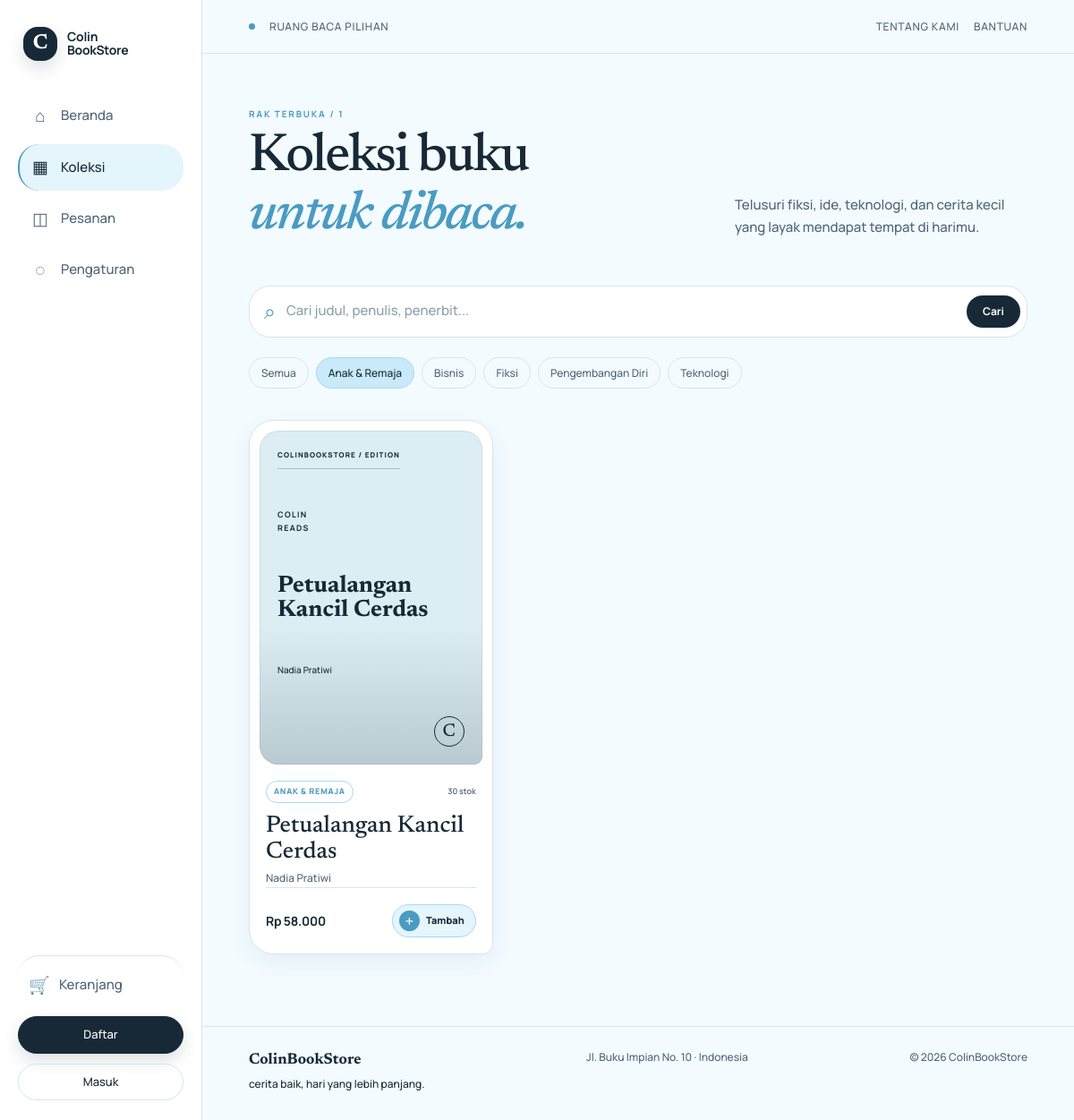
The page /buku.php?kategori=4 on the database its author committed.
### tables this page shows
CREATE TABLE kategori (
  id_kategori INT UNSIGNED AUTO_INCREMENT PRIMARY KEY,
  nama_kategori VARCHAR(100) NOT NULL UNIQUE
);

CREATE TABLE buku (
  id_buku INT UNSIGNED AUTO_INCREMENT PRIMARY KEY,
  id_kategori INT UNSIGNED NOT NULL,
  judul_buku VARCHAR(200) NOT NULL,
  penulis VARCHAR(150) NOT NULL,
  penerbit VARCHAR(150) NOT NULL,
  tahun_terbit YEAR NOT NULL,
  harga DECIMAL(12,2) UNSIGNED NOT NULL,
  stok INT UNSIGNED NOT NULL DEFAULT 0,
  deskripsi TEXT NOT NULL,
  gambar VARCHAR(255) DEFAULT NULL,
  created_at TIMESTAMP NOT NULL DEFAULT CURRENT_TIMESTAMP,
  INDEX idx_book_category (id_kategori),
  INDEX idx_book_title (judul_buku),
  CONSTRAINT fk_book_category FOREIGN KEY (id_kategori) REFERENCES kategori(id_kategori)
    ON UPDATE CASCADE ON DELETE RESTRICT
);

### includes/functions.php (called while the page is built, shortened)
<?php
function e(mixed $value): string
{
    return htmlspecialchars((string) $value, ENT_QUOTES, 'UTF-8');
}
function url(string $path = ''): string
{
    return BASE_URL . '/' . ltrim($path, '/');
}
function rupiah(float|int|string $amount): string
{
    return 'Rp ' . number_format((float) $amount, 0, ',', '.');
}

### buku.php (the view, shortened to what this page needs)
<?php
require_once __DIR__ . '/includes/functions.php';
$query = trim((string) ($_GET['q'] ?? ''));
$category = (int) ($_GET['kategori'] ?? 0);
$categories = $pdo->query('SELECT * FROM kategori ORDER BY nama_kategori')->fetchAll();
$where = [];
$params = [];
if ($category > 0) {
    $where[] = 'b.id_kategori = ?';
    $params[] = $category;
}
$sql = 'SELECT b.*, k.nama_kategori FROM buku b JOIN kategori k ON k.id_kategori = b.id_kategori';
if ($where) {
    $sql .= ' WHERE ' . implode(' AND ', $where);
}
$sql .= ' ORDER BY b.judul_buku ASC';
$statement = $pdo->prepare($sql);
$statement->execute($params);
$books = $statement->fetchAll();
require __DIR__ . '/includes/header.php';
?>
<section class="catalog-heading">
  <div>
<span class="eyebrow">RAK TERBUKA / <?= count($books) ?>
</span>
<h1>Koleksi buku<br>
<em>untuk dibaca.</em>
</h1>
</div>
  <p>Telusuri fiksi, ide, teknologi, dan cerita kecil yang layak mendapat tempat di harimu.</p>
</section>
<section class="catalog-toolbar">
  <form class="catalog-search" method="get" role="search">
    <span aria-hidden="true">⌕</span>
<input id="q" name="q" value="<?= e($query) ?>" placeholder="Cari judul, penulis, penerbit...">
<button type="submit">Cari</button>
  </form>
  <div class="filter-links" aria-label="Filter kategori">
    <a class="<?= $category === 0 ? 'is-selected' : '' ?>" href="<?= url('buku.php' . ($query ? '?q=' . urlencode($query) : '')) ?>">Semua</a>
    <?php foreach ($categories as $item): ?>
      <a class="<?= $category === (int) $item['id_kategori'] ? 'is-selected' : '' ?>" href="<?= url('buku.php?kategori=' . $item['id_kategori'] . ($query ? '&q=' . urlencode($query) : '')) ?>">
<?= e($item['nama_kategori']) ?>
</a>
    <?php endforeach; ?>
  </div>
</section>
<?php if ($books): ?>
  <div class="book-grid book-grid-catalog">
    <?php foreach ($books as $book): ?>
      <?php $returnTo = 'buku.php' . ($query ? '?q=' . urlencode($query) : ''); require __DIR__ . '/includes/book_card.php'; ?>
    <?php endforeach; ?>
  </div>
<?php endif; ?>
<?php require __DIR__ . '/includes/footer.php'; ?>

### includes/book_card.php (shortened to what this page needs)
<?php
$coverColor = ['cover-sky', 'cover-mist', 'cover-blue', 'cover-ice'][((int) $book['id_buku']) % 4];
?>
<article class="book-card">
  <a class="book-cover <?= $coverColor ?><?= !empty($book['gambar']) ? ' has-image' : '' ?>" href="<?= url('detail_buku.php?id=' . $book['id_buku']) ?>">
    <span class="book-cover-topline">COLINBOOKSTORE / EDITION</span>
    <?php if (!empty($book['gambar'])): ?>
      <img src="<?= url($book['gambar']) ?>" alt="Sampul <?= e($book['judul_buku']) ?>">
    <?php else: ?>
      <span class="cover-label">COLIN<br>READS</span>
      <strong>
<?= e($book['judul_buku']) ?>
</strong>
      <small>
<?= e($book['penulis']) ?>
</small>
    <?php endif; ?>
    <span class="book-cover-mark" aria-hidden="true">C</span>
  </a>
  <div class="book-card-copy">
    <div class="book-card-meta">
<span class="book-card-category">
<?= e($book['nama_kategori'] ?? 'Bacaan') ?>
</span>
<span class="book-card-stock">
<?= (int) $book['stok'] ?> stok</span>
</div>
    <h3>
<a href="<?= url('detail_buku.php?id=' . $book['id_buku']) ?>">
<?= e($book['judul_buku']) ?>
</a>
</h3>
    <p>
<?= e($book['penulis']) ?>
</p>
    <div class="book-card-bottom">
      <strong>
<?= rupiah($book['harga']) ?>
</strong>
      <?php if ((int) $book['stok'] > 0): ?>
        <form method="post" action="<?= url('cart_add.php') ?>">
          <button class="book-add-button" type="submit" aria-label="Tambah <?= e($book['judul_buku']) ?> ke keranjang">
            <span class="book-add-icon" aria-hidden="true">+</span>
            <span>Tambah</span>
          </button>
        </form>
      <?php else: ?>
        <span class="out-label">Habis</span>
      <?php endif; ?>
    </div>
  </div>
</article>

### rows shown on the page
kategori: nama_kategori "Anak & Remaja"
kategori: nama_kategori "Bisnis"
kategori: nama_kategori "Fiksi"
kategori: nama_kategori "Pengembangan Diri"
kategori: nama_kategori "Teknologi"
buku: judul_buku "Petualangan Kancil Cerdas", penulis "Nadia Pratiwi", id_kategori.nama_kategori "ANAK & REMAJA", stok "30", harga "Rp 58.000"

### other values the page prints
count($books) "1"
